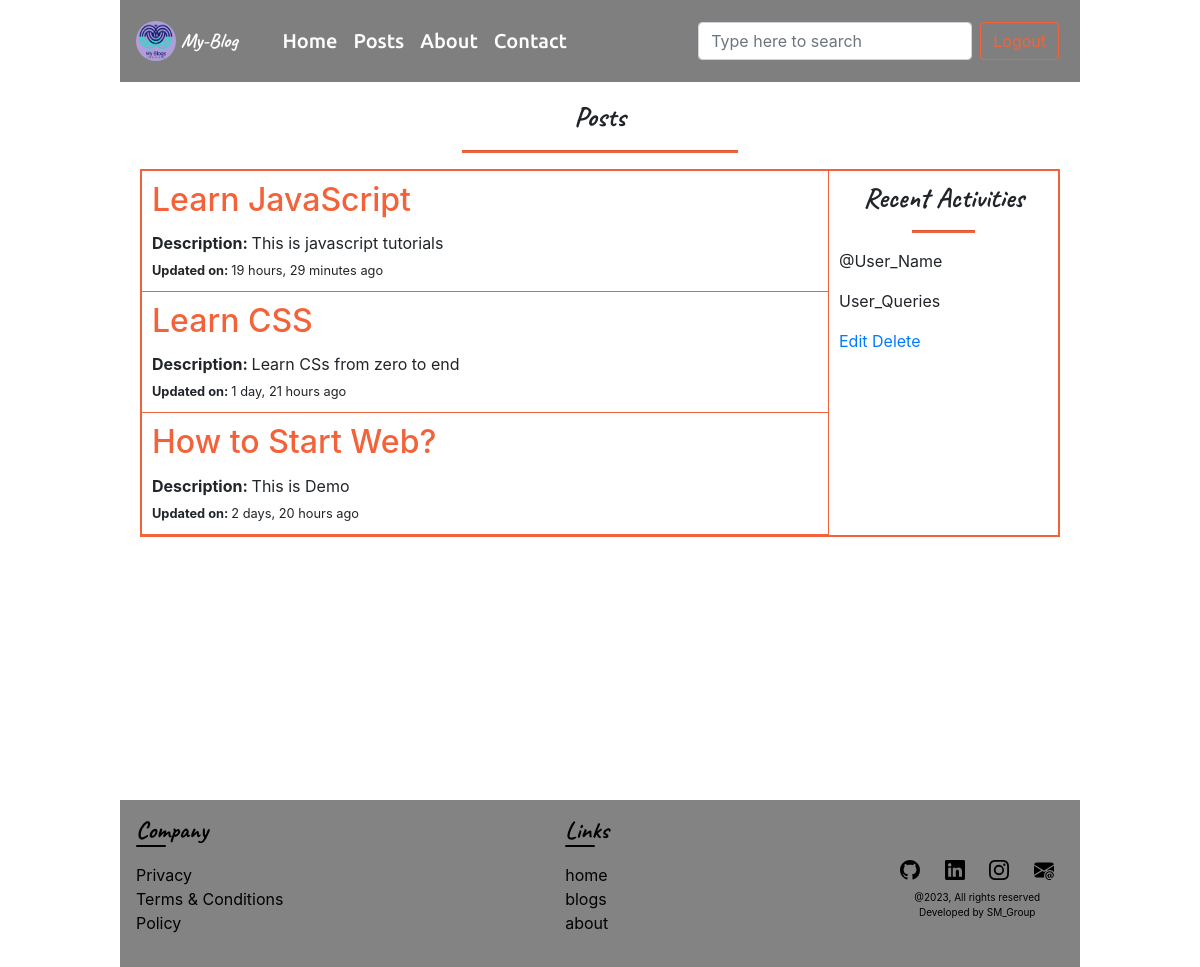
The page /all-posts/ (signed in) on the database its author committed.
### base/models.py (models this page shows, shortened)
class posts(models.Model):
    post_title = models.CharField(max_length=200)
    post_image = models.ImageField(upload_to='images/', blank=True, null=True)
    post_description = models.TextField()
    post_created = models.DateTimeField(auto_now_add=True)

### base/views.py (the view)
# urls.py: path('all-posts/', views.post, name="post"),
def post(request):
    total_post = posts.objects.all().order_by('-post_created')
    context = {
        'total_post': total_post
    }
    return render(request, 'post.html', context)

### templates/post.html
{% extends "base.html" %}
{% block content %}
<section class="main-section">
    <div>
        <h3 class="main-heading">Posts</h3>
        <hr>
        <div class="post-container">
            <div class="main-post-container">
                {% for post in total_post %}
                <div class="main-post">
                    <h2 class="card-title"><a href="{% url 'displayPost' post.id %}">{{post.post_title}}</a></h2>
                    <p><strong>Description: </strong> {{post.post_description}}</p>
                    <small><strong>Updated on: </strong> {{post.post_created | timesince}} ago</small>
                </div>
                {% endfor %}
            </div>
            <div class="activity-container">
                <h3 class="main-heading">Recent Activities</h3>
                <hr>
                <div>
                    <p>@User_Name</p>
                    <p>User_Queries</p>
                </div>
                <div>
                    <a href="">Edit</a>
                    <a href="">Delete</a>
                </div>
            </div>
        </div>
    </div>
</section>
{% endblock %}

### static/css/style.css (style rules this page uses)
:root { --primary-font: 'ubuntu'; --secondary-font: 'poppins'; --cursive-font: 'caveat'; --orange-color: #f4623a; }
* { list-style-type: none; text-decoration: none !important; }
body { width: 80%; box-sizing: border-box; margin: 0 auto; }
hr { height: 2px; background-color: var(--orange-color); width: 30%; }
.main-heading { font-family: var(--cursive-font); display: flex; flex-direction: column; justify-content: center; align-items: center; font-weight: bold; }
.main-section { min-height: 100vh; padding: 20px; padding-top: 100px; }
.post-container { display: grid; grid-template-columns: 3fr 1fr; border: 2px solid var(--orange-color); }
.post-container .main-post p, .display-post-container p { margin-bottom: 2px !important; }
.post-container .main-post-container { border-right: 1px solid var(--orange-color); }
.post-container .main-post-container .main-post { padding: 10px; border-bottom: 1px solid var(--orange-color); }
.post-container .activity-container { padding: 10px; }
.card-title, .card-title a { color: var(--orange-color) !important; transition: .3s; }

### rows shown on the page
posts: post_title "Learn JavaScript", post_description "This is javascript tutorials", post_created "19 hours, 29 minutes"
posts: post_title "Learn CSS", post_description "Learn CSs from zero to end", post_created "1 day, 21 hours"
posts: post_title "How to Start Web?", post_description "This is Demo", post_created "2 days, 20 hours"
